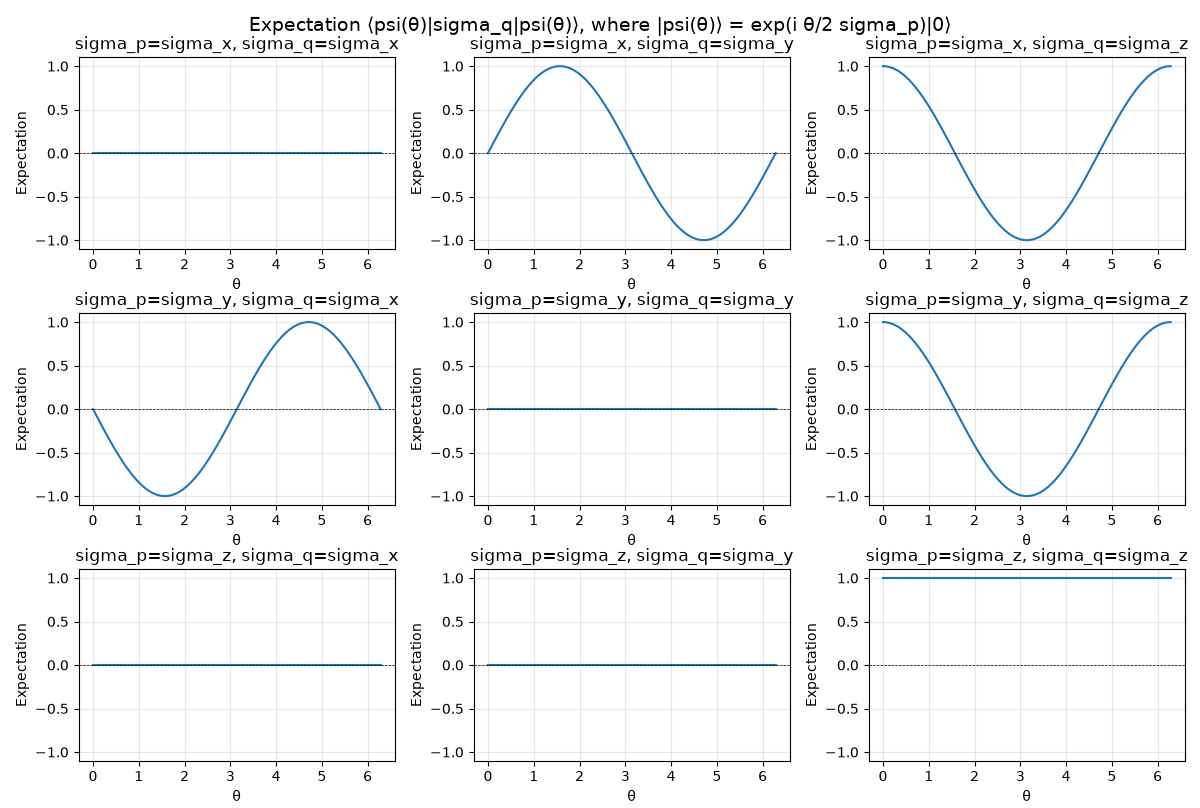

Recreate this plot in Python.
import numpy as np
import matplotlib.pyplot as plt
from scipy.linalg import expm

s = np.array([[[0, 1], [1, 0]], [[0, -1j], [1j, 0]], [[1, 0], [0, -1]]])
v0 = np.array([1, 0])

sigma_names = ["sigma_x", "sigma_y", "sigma_z"]


def E(p, q, theta):
    v = expm(0.5j * theta * s[p, :, :]) @ v0
    return np.real(np.conj(v) @ s[q, :, :] @ v)


fig, axes = plt.subplots(3, 3, figsize=(12, 10))
fig.suptitle(
    "Expectation ⟨psi(θ)|sigma_q|psi(θ)⟩, where |psi(θ)⟩ = exp(i θ/2 sigma_p)|0⟩",
    fontsize=14,
)

theta = np.linspace(0, 2 * np.pi, 100)

for p in range(3):
    for q in range(3):
        ax = axes[p, q]
        E_vals = [E(p, q, t) for t in theta]
        ax.plot(theta, E_vals)
        ax.set_title(f"sigma_p={sigma_names[p]}, sigma_q={sigma_names[q]}")
        ax.set_xlabel("θ")
        ax.set_ylabel("Expectation")
        ax.set_ylim(-1.1, 1.1)
        ax.grid(True, alpha=0.3)
        ax.axhline(y=0, color="k", linestyle="--", linewidth=0.5)

plt.tight_layout()
plt.show()
